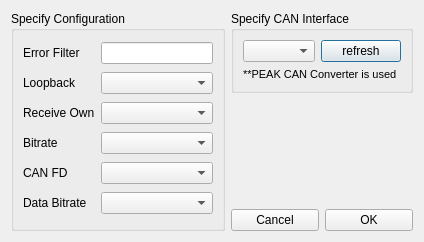
<?xml version="1.0" encoding="UTF-8"?>
<ui version="4.0">
 <class>CanConnectDialog</class>
 <widget class="QDialog" name="CanConnectDialog">
  <property name="geometry">
   <rect>
    <x>0</x>
    <y>0</y>
    <width>424</width>
    <height>242</height>
   </rect>
  </property>
  <property name="windowTitle">
   <string>Dialog</string>
  </property>
  <property name="layoutDirection">
   <enum>Qt::LeftToRight</enum>
  </property>
  <layout class="QGridLayout" name="gridLayout">
   <property name="verticalSpacing">
    <number>6</number>
   </property>
   <item row="0" column="1" rowspan="2">
    <widget class="QGroupBox" name="ConfigurationBox">
     <property name="title">
      <string>Specify Configuration</string>
     </property>
     <layout class="QGridLayout" name="gridLayout_3">
      <item row="0" column="0">
       <widget class="QLabel" name="errorFilterLabel">
        <property name="text">
         <string>Error Filter</string>
        </property>
       </widget>
      </item>
      <item row="0" column="1">
       <widget class="QLineEdit" name="errorFilterEdit"/>
      </item>
      <item row="1" column="0">
       <widget class="QLabel" name="loopbackLabel">
        <property name="text">
         <string>Loopback</string>
        </property>
       </widget>
      </item>
      <item row="1" column="1">
       <widget class="QComboBox" name="loopbackCombo"/>
      </item>
      <item row="2" column="0">
       <widget class="QLabel" name="receiveOwnLabel">
        <property name="text">
         <string>Receive Own</string>
        </property>
       </widget>
      </item>
      <item row="2" column="1">
       <widget class="QComboBox" name="receiveOwnCombo"/>
      </item>
      <item row="3" column="0">
       <widget class="QLabel" name="bitrateLabel">
        <property name="text">
         <string>Bitrate</string>
        </property>
       </widget>
      </item>
      <item row="3" column="1">
       <widget class="BitRateBox" name="bitrateCombo"/>
      </item>
      <item row="4" column="0">
       <widget class="QLabel" name="canFdLabel">
        <property name="text">
         <string>CAN FD</string>
        </property>
       </widget>
      </item>
      <item row="4" column="1">
       <widget class="QComboBox" name="canFdCombo"/>
      </item>
      <item row="5" column="0">
       <widget class="QLabel" name="dataBitrateLabel">
        <property name="text">
         <string>Data Bitrate</string>
        </property>
       </widget>
      </item>
      <item row="5" column="1">
       <widget class="BitRateBox" name="dataBitrateCombo"/>
      </item>
     </layout>
    </widget>
   </item>
   <item row="0" column="2">
    <widget class="QGroupBox" name="CanInterfaceBox">
     <property name="title">
      <string>Specify CAN Interface</string>
     </property>
     <layout class="QGridLayout" name="gridLayout_2">
      <item row="0" column="0">
       <widget class="QComboBox" name="interfaceCombo"/>
      </item>
      <item row="0" column="1">
       <widget class="QPushButton" name="interfaceRefreshButton">
        <property name="focusPolicy">
         <enum>Qt::TabFocus</enum>
        </property>
        <property name="text">
         <string>refresh</string>
        </property>
       </widget>
      </item>
      <item row="1" column="0" colspan="2">
       <widget class="QLabel" name="interfaceLabel">
        <property name="font">
         <font>
          <pointsize>8</pointsize>
         </font>
        </property>
        <property name="text">
         <string>**PEAK CAN Converter is used</string>
        </property>
       </widget>
      </item>
     </layout>
    </widget>
   </item>
   <item row="1" column="2">
    <layout class="QGridLayout" name="gridLayout_4">
     <item row="0" column="1">
      <spacer name="verticalSpacer">
       <property name="orientation">
        <enum>Qt::Vertical</enum>
       </property>
       <property name="sizeHint" stdset="0">
        <size>
         <width>20</width>
         <height>40</height>
        </size>
       </property>
      </spacer>
     </item>
     <item row="1" column="2">
      <widget class="QPushButton" name="okPushButton">
       <property name="text">
        <string>OK</string>
       </property>
      </widget>
     </item>
     <item row="1" column="1">
      <widget class="QPushButton" name="cancelPushButton">
       <property name="focusPolicy">
        <enum>Qt::NoFocus</enum>
       </property>
       <property name="text">
        <string>Cancel</string>
       </property>
      </widget>
     </item>
    </layout>
   </item>
  </layout>
 </widget>
 <customwidgets>
  <customwidget>
   <class>BitRateBox</class>
   <extends>QComboBox</extends>
   <header>bitratebox.h</header>
  </customwidget>
 </customwidgets>
 <resources/>
 <connections/>
</ui>
